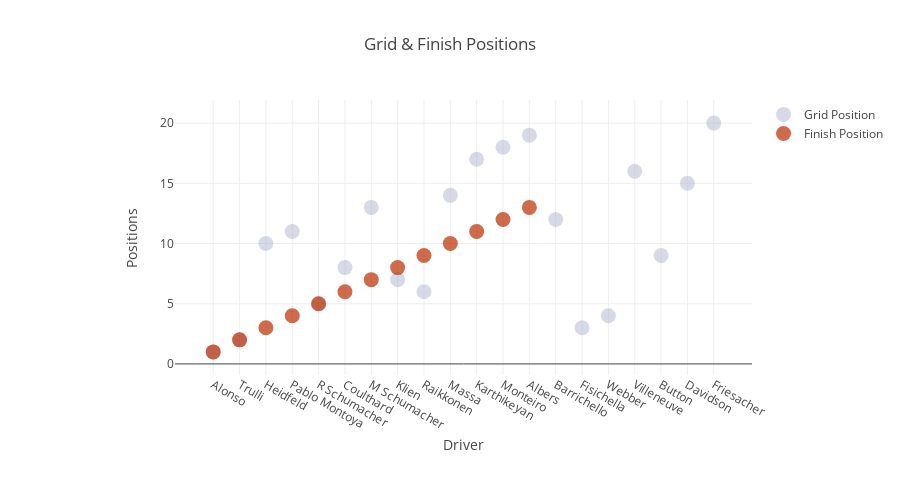

The cell this chart's notebook holds for it:
### Markdown cell above
#### Results
From the graph one can see that Alonso and Trulli started  
in the first two position and finished in the same positions.  
Both Heidfeld and Montoya started further back in 10th and 11th  
position but were able to finish 3rd and 4th. That pattern seemed  
to follow a number of drivers who started in the back of the grid  
but managed to finish in the points. 

The exception to this is Fisichella and Weber who started in 3rd and  
4th but finished out of the points.

### Code cell
plotly.offline.iplot(figure)

### Figure 1 — Plotly figure (JSON) as saved in the notebook; plotly's stock layout.template omitted (floating-point values rounded to 4 significant figures)
{"data": [{"marker": {"color": "rgb(155, 165, 195)", "size": 15}, "mode": "markers", "name": "Grid Position", "opacity": 0.4, "type": "scatter", "x": ["Alonso", "Trulli", "Heidfeld", "Pablo Montoya", "R Schumacher", "Coulthard", "M Schumacher", "Klien", "Raikkonen", "Massa", "Karthikeyan", "Monteiro", "Albers", "Barrichello", "Fisichella", "Webber", "Villeneuve", "Button", "Davidson", "Friesacher"], "y": [1, 2, 10, 11, 5, 8, 13, 7, 6, 14, 17, 18, 19, 12, 3, 4, 16, 9, 15, 20]}, {"marker": {"color": "rgb(185, 45, 0)", "size": 15}, "mode": "markers", "name": "Finish Position", "opacity": 0.7, "type": "scatter", "x": ["Alonso", "Trulli", "Heidfeld", "Pablo Montoya", "R Schumacher", "Coulthard", "M Schumacher", "Klien", "Raikkonen", "Massa", "Karthikeyan", "Monteiro", "Albers", "Barrichello", "Fisichella", "Webber", "Villeneuve", "Button", "Davidson", "Friesacher"], "y": [1, 2, 3, 4, 5, 6, 7, 8, 9, 10, 11, 12, 13, null, null, null, null, null, null, null]}], "layout": {"height": 500, "margin": {"b": "125", "l": 175, "r": 75}, "title": "Grid & Finish Positions", "width": 900, "xaxis": {"title": "Driver"}, "yaxis": {"title": "Positions"}}}
